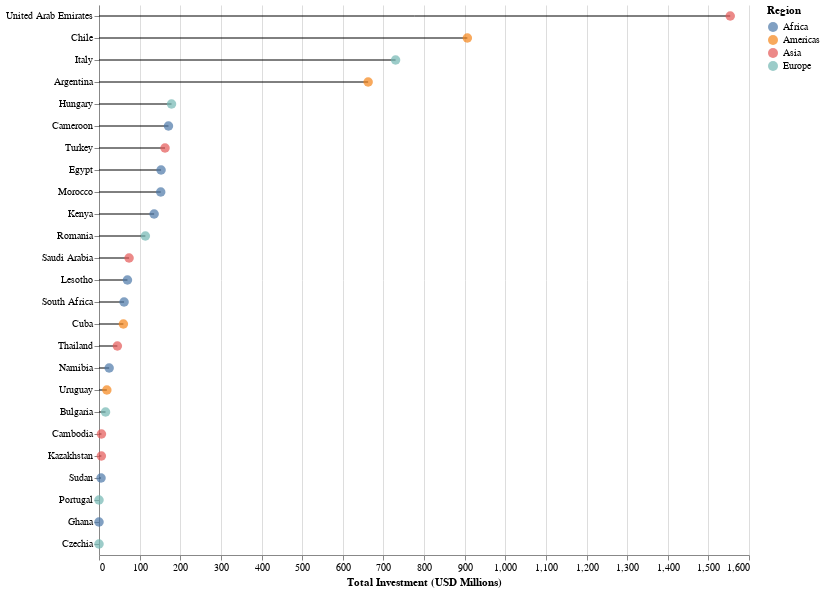

Notebook code cell kept with this figure:
### Code cell
TOP_N = 25
df_top = df_countries.head(TOP_N)

base = alt.Chart(df_top).encode(
    y=alt.Y('country:N', sort='-x', title=None)
)

lines = base.mark_rule().encode(
    x=alt.X('total_investment_musd:Q', title='Total Investment (USD Millions)')
)

points = base.mark_circle(size=90).encode(
    x='total_investment_musd:Q',
    color=alt.Color('region:N', legend=alt.Legend(title='Region')),
    tooltip=[
        'country:N',
        'region:N',
        alt.Tooltip('total_investment_musd:Q', format=',.1f', title='Investment (M USD)')
    ]
)

(lines + points).properties(width=650, height=22 * len(df_top)).configure_view(stroke=None)

### Figure 1 — Vega-Lite specification as saved in the notebook (floating-point values rounded to 4 significant figures)
{"config": {"view": {"continuousWidth": 300, "continuousHeight": 300, "stroke": null}}, "layer": [{"mark": {"type": "rule"}, "encoding": {"x": {"field": "total_investment_musd", "title": "Total Investment (USD Millions)", "type": "quantitative"}, "y": {"field": "country", "sort": "-x", "title": null, "type": "nominal"}}}, {"mark": {"type": "circle", "size": 90}, "encoding": {"color": {"field": "region", "legend": {"title": "Region"}, "type": "nominal"}, "tooltip": [{"field": "country", "type": "nominal"}, {"field": "region", "type": "nominal"}, {"field": "total_investment_musd", "format": ",.1f", "title": "Investment (M USD)", "type": "quantitative"}], "x": {"field": "total_investment_musd", "type": "quantitative"}, "y": {"field": "country", "sort": "-x", "title": null, "type": "nominal"}}}], "data": {"name": "data-0ca7770a156cfc7d0e06bca5db66e6de"}, "height": 550, "width": 650, "$schema": "https://vega.github.io/schema/vega-lite/v5.20.1.json", "datasets": {"data-0ca7770a156cfc7d0e06bca5db66e6de": [{"country": "United Arab Emirates", "country_iso3c": "ARE", "region": "Asia", "total_investment_musd": 1554.0}, {"country": "Chile", "country_iso3c": "CHL", "region": "Americas", "total_investment_musd": 906.7}, {"country": "Italy", "country_iso3c": "ITA", "region": "Europe", "total_investment_musd": 730.1}, {"country": "Argentina", "country_iso3c": "ARG", "region": "Americas", "total_investment_musd": 662.5}, {"country": "Hungary", "country_iso3c": "HUN", "region": "Europe", "total_investment_musd": 178.6}, {"country": "Cameroon", "country_iso3c": "CMR", "region": "Africa", "total_investment_musd": 171.0}, {"country": "Turkey", "country_iso3c": "TUR", "region": "Asia", "total_investment_musd": 162.5}, {"country": "Egypt", "country_iso3c": "EGY", "region": "Africa", "total_investment_musd": 152.8}, {"country": "Morocco", "country_iso3c": "MAR", "region": "Africa", "total_investment_musd": 151.9}, {"country": "Kenya", "country_iso3c": "KEN", "region": "Africa", "total_investment_musd": 135.7}, {"country": "Romania", "country_iso3c": "ROU", "region": "Europe", "total_investment_musd": 114.1}, {"country": "Saudi Arabia", "country_iso3c": "SAU", "region": "Asia", "total_investment_musd": 74.0}, {"country": "Lesotho", "country_iso3c": "LSO", "region": "Africa", "total_investment_musd": 70.0}, {"country": "South Africa", "country_iso3c": "ZAF", "region": "Africa", "total_investment_musd": 61.72}, {"country": "Cuba", "country_iso3c": "CUB", "region": "Americas", "total_investment_musd": 60.0}, {"country": "Thailand", "country_iso3c": "THA", "region": "Asia", "total_investment_musd": 45.2}, {"country": "Namibia", "country_iso3c": "NAM", "region": "Africa", "total_investment_musd": 25.0}, {"country": "Uruguay", "country_iso3c": "URY", "region": "Americas", "total_investment_musd": 19.3}, {"country": "Bulgaria", "country_iso3c": "BGR", "region": "Europe", "total_investment_musd": 16.1}, {"country": "Cambodia", "country_iso3c": "KHM", "region": "Asia", "total_investment_musd": 6.0}, {"country": "Kazakhstan", "country_iso3c": "KAZ", "region": "Asia", "total_investment_musd": 5.8}, {"country": "Sudan", "country_iso3c": "SDN", "region": "Africa", "total_investment_musd": 5.0}, {"country": "Portugal", "country_iso3c": "PRT", "region": "Europe", "total_investment_musd": 0.0}, {"country": "Ghana", "country_iso3c": "GHA", "region": "Africa", "total_investment_musd": 0.0}, {"country": "Czechia", "country_iso3c": "CZE", "region": "Europe", "total_investment_musd": 0.0}]}}
